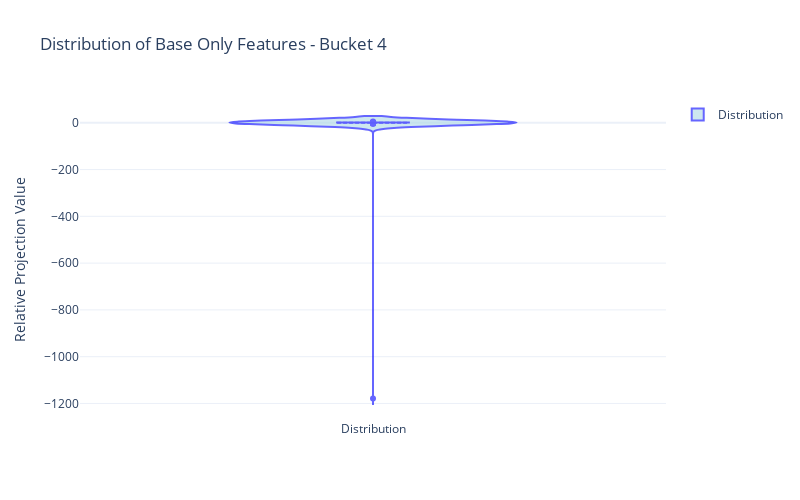

Notebook code for this chart:
### Code cell
data = relproj_data[base_only_indices][:, 4]
mean_val = np.nanmean(data)

fig = go.Figure()

# Add violin plot
fig.add_trace(go.Violin(
    y=data,
    box_visible=True,
    line_color='blue',
    meanline_visible=True,
    fillcolor='lightblue',
    opacity=0.6,
    name='Distribution'
))

# # Add individual points
# fig.add_trace(go.Scatter(
#     y=data,
#     mode='markers',
#     marker=dict(
#         color='blue',
#         size=3,
#         opacity=0.3
#     ),
#     name='Individual Points'
# ))

# Update layout
fig.update_layout(
    title='Distribution of Base Only Features - Bucket 4',
    yaxis_title='Relative Projection Value',
    showlegend=True,
    width=800,
    height=500,
    template='plotly_white'
)

fig.show()

### Figure 1 — Plotly figure (JSON) as saved in the notebook; plotly's stock layout.template omitted (floating-point values rounded to 4 significant figures; data arrays with more than 128 entries replaced by an {"elided": "..."} marker saying what was removed)
{"data": [{"box": {"visible": true}, "fillcolor": "lightblue", "line": {"color": "blue"}, "meanline": {"visible": true}, "name": "Distribution", "opacity": 0.6, "type": "violin", "y": {"elided": "1437 float values"}}], "layout": {"height": 500, "showlegend": true, "title": {"text": "Distribution of Base Only Features - Bucket 4"}, "width": 800, "yaxis": {"title": {"text": "Relative Projection Value"}}}}
